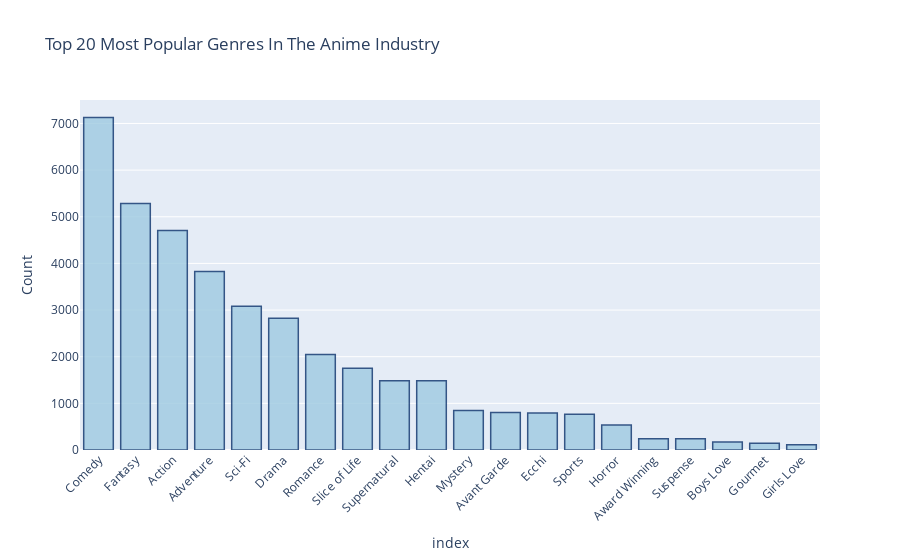

The notebook cell this image was saved under:
### Code cell
# Select the top 20 genres
top_20_genres = genre_counts.head(20)

# Create a bar chart with custom style
fig = px.bar(top_20_genres, x=top_20_genres.index, y=top_20_genres.values,
             labels={'x':'Genre', 'y':'Count'},
             title='Top 20 Most Popular Genres In The Anime Industry')

# Customize the bar chart appearance
fig.update_traces(marker_color='rgb(158,202,225)', marker_line_color='rgb(8,48,107)',
                  marker_line_width=1.5, opacity=0.8)

fig.update_layout(xaxis_tickangle=-45, xaxis=dict(tickfont=dict(size=12)),
                  yaxis=dict(titlefont=dict(size=14)))

fig.show()

### Figure 1 — Plotly figure (JSON) as saved in the notebook; plotly's stock layout.template omitted (floating-point values rounded to 4 significant figures)
{"data": [{"alignmentgroup": "True", "hovertemplate": "index=%{x}<br>Count=%{y}<extra></extra>", "legendgroup": "", "marker": {"color": "rgb(158,202,225)", "line": {"color": "rgb(8,48,107)", "width": 1.5}, "pattern": {"shape": ""}}, "name": "", "offsetgroup": "", "opacity": 0.8, "orientation": "v", "showlegend": false, "textposition": "auto", "type": "bar", "x": ["Comedy", "Fantasy", "Action", "Adventure", "Sci-Fi", "Drama", "Romance", "Slice of Life", "Supernatural", "Hentai", "Mystery", "Avant Garde", "Ecchi", "Sports", "Horror", "Award Winning", "Suspense", "Boys Love", "Gourmet", "Girls Love"], "xaxis": "x", "y": [7128, 5286, 4708, 3829, 3080, 2826, 2049, 1750, 1487, 1486, 845, 804, 792, 767, 534, 241, 240, 169, 145, 112], "yaxis": "y"}], "layout": {"barmode": "relative", "legend": {"tracegroupgap": 0}, "title": {"text": "Top 20 Most Popular Genres In The Anime Industry"}, "xaxis": {"anchor": "y", "domain": [0, 1], "tickangle": -45, "tickfont": {"size": 12}, "title": {"text": "index"}}, "yaxis": {"anchor": "x", "domain": [0, 1], "title": {"font": {"size": 14}, "text": "Count"}}}}
